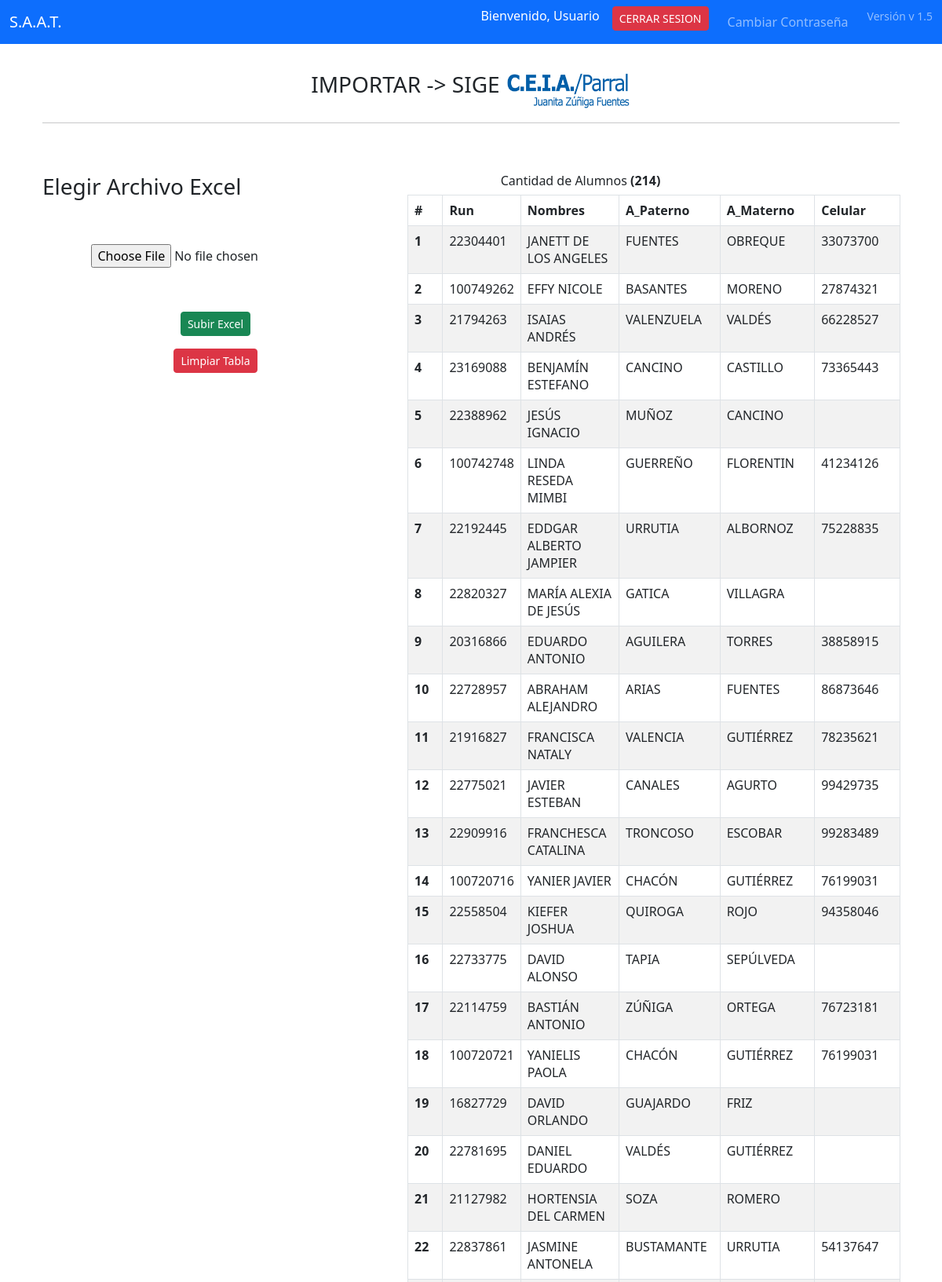
Page /pages/mantenedor/importa_sige.php (upper part) on the committed database.
### tables this page shows
CREATE TABLE IF NOT EXISTS `alum` (
  `idalum` int NOT NULL AUTO_INCREMENT,
  `run` int NOT NULL,
  `digv` varchar(5) NOT NULL,
  `nombres` varchar(45) NOT NULL,
  `apaterno` varchar(45) NOT NULL,
  `amaterno` varchar(45) DEFAULT NULL,
  `fnac` date NOT NULL,
  `celular` varchar(45) DEFAULT NULL,
  `telefono` varchar(45) DEFAULT NULL,
  `email` varchar(60) DEFAULT NULL,
  `direcc` varchar(60) NOT NULL,
  `comuna` varchar(45) NOT NULL,
  `codcomuna` varchar(45) DEFAULT NULL,
  `genero` varchar(1) DEFAULT NULL,
  `fincorpora` date NOT NULL,
  `fretiro` date DEFAULT NULL,
  `codetnia` int DEFAULT NULL,
  `rbd` int DEFAULT NULL,
  `anio` year DEFAULT NULL,
  `n_lista` int DEFAULT NULL,
  `codtipoense` int DEFAULT NULL,
  `codgrado` int DEFAULT NULL,
  `descgrado` varchar(300) DEFAULT NULL,
  `letracurso` varchar(1) DEFAULT NULL,
  `foto` varchar(60) DEFAULT NULL,
  `sectorestudiante` varchar(45) NOT NULL,
  `asistencia` int DEFAULT NULL,
  `promedio` decimal(7,1) DEFAULT NULL,
  `estado_civil` varchar(45) DEFAULT NULL,
  `nivelciclo` varchar(60) DEFAULT NULL,
  `tipoensenanza` varchar(50) DEFAULT NULL,
  `georreferencia` varchar(45) DEFAULT NULL,
  `especialidad` varchar(45) DEFAULT NULL,
  `nacionalidad` varchar(45) DEFAULT NULL,
  `matricula` int DEFAULT NULL,
  `trabaja` varchar(45) DEFAULT NULL,
  PRIMARY KEY (`idalum`,`run`),
  UNIQUE KEY `run_UNIQUE` (`run`)
);

### pages/mantenedor/importa_sige.php (the view, shortened to what this page needs)
<?php
include '../../includes/navbar.php';
include_once '../../includes/config.php';
?>
<!DOCTYPE html>
<html lang="es">
<head>
    <link href="https://cdn.jsdelivr.net/npm/bootstrap@5.3.0/dist/css/bootstrap.min.css" rel="stylesheet">
    <link rel="stylesheet" href="https://cdn.jsdelivr.net/npm/bootstrap-icons@1.10.5/font/bootstrap-icons.css">
    <link rel="stylesheet" href="http://code.jquery.com/ui/1.10.1/themes/base/jquery-ui.css" />
</head>
<body>
  <div class="container mt-4">
	<h3 class="page-header text-center">IMPORTAR -> SIGE   <IMG SRC="../../img/logo_ceia.png" width="160" height="60" ALIGN=top></h3>
<div class="container">
<hr>
<br><br>
 <div class="row">
    <div class="col-md-5">
      <form action="recibe_excel_validando.php" method="POST" enctype="multipart/form-data"/>
      <h3 span>Elegir Archivo Excel</span></label></h3>
      <br><br>
        <div class="file-input text-center">
            <input  type="file" name="dataAlumno" id="file-input" class="file-input__input"/>
                       </div>
      <div class="text-center mt-2">
      <br> </br>
          <input type="submit" name="subir" class="btn btn-success btn-sm" value="Subir Excel"/>
      </div>
      <div class="text-center mt-2">
        <form method="post" action="<?php echo htmlspecialchars($_SERVER['PHP_SELF']); ?>">
            <input type="submit" class="btn btn-danger btn-sm" name="limpiar_tabla" value="Limpiar Tabla" onclick="return confirm('¿Está seguro de que desea limpiar la tabla? Esta acción no se puede deshacer.');">
        </form>
        </div>
      </div>
    <div class="col-md-5">
  <?php
  $sqlAlumnos = ("SELECT * FROM alum ORDER BY idalum ASC");
  $queryData   = mysqli_query($conn, $sqlAlumnos);
  $total_alum = mysqli_num_rows($queryData);
  ?>
      <h6 class="text-center">
        Cantidad de Alumnos <strong>(<?php echo $total_alum; ?>)</strong>
      </h6>
        <table class="table table-bordered table-striped">
          <thead>
            <tr>
              <th>#</th>
               <th>Run</th>
              <th>Nombres</th>
              <th>A_Paterno</th>
              <th>A_Materno</th>
              <th>Celular</th>
            </tr>
          </thead>
          <tbody>
            <?php
            $i = 1;
            while ($data = mysqli_fetch_array($queryData)) { ?>
            <tr>
              <th scope="row"><?php echo $i++; ?></th>
              <td><?php echo $data['run']; ?></td>
              <td><?php echo $data['nombres']; ?></td>
              <td><?php echo $data['apaterno']; ?></td>
              <td><?php echo $data['amaterno']; ?></td>
              <td><?php echo $data['celular']; ?></td>
            </tr>
          <?php } ?>
          </tbody>
        </table>
    </div>
  </div>
</div>
</div>
</body>
</html>

### rows in the picture
alum: run "22304401", nombres "JANETT DE LOS ANGELES", apaterno "FUENTES", amaterno "OBREQUE", celular "33073700"
alum: run "100749262", nombres "EFFY NICOLE", apaterno "BASANTES", amaterno "MORENO", celular "27874321"
alum: run "21794263", nombres "ISAIAS ANDRÉS", apaterno "VALENZUELA", amaterno "VALDÉS", celular "66228527"
alum: run "23169088", nombres "BENJAMÍN ESTEFANO", apaterno "CANCINO", amaterno "CASTILLO", celular "73365443"
alum: run "22388962", nombres "JESÚS IGNACIO", apaterno "MUÑOZ", amaterno "CANCINO"
alum: run "100742748", nombres "LINDA RESEDA MIMBI", apaterno "GUERREÑO", amaterno "FLORENTIN", celular "41234126"
alum: run "22192445", nombres "EDDGAR ALBERTO JAMPIER", apaterno "URRUTIA", amaterno "ALBORNOZ", celular "75228835"
alum: run "22820327", nombres "MARÍA ALEXIA DE JESÚS", apaterno "GATICA", amaterno "VILLAGRA"
alum: run "20316866", nombres "EDUARDO ANTONIO", apaterno "AGUILERA", amaterno "TORRES", celular "38858915"
alum: run "22728957", nombres "ABRAHAM ALEJANDRO", apaterno "ARIAS", amaterno "FUENTES", celular "86873646"
alum: run "21916827", nombres "FRANCISCA NATALY", apaterno "VALENCIA", amaterno "GUTIÉRREZ", celular "78235621"
alum: run "22775021", nombres "JAVIER ESTEBAN", apaterno "CANALES", amaterno "AGURTO", celular "99429735"
alum: run "22909916", nombres "FRANCHESCA CATALINA", apaterno "TRONCOSO", amaterno "ESCOBAR", celular "99283489"
alum: run "100720716", nombres "YANIER JAVIER", apaterno "CHACÓN", amaterno "GUTIÉRREZ", celular "76199031"
alum: run "22558504", nombres "KIEFER JOSHUA", apaterno "QUIROGA", amaterno "ROJO", celular "94358046"
alum: run "22733775", nombres "DAVID ALONSO", apaterno "TAPIA", amaterno "SEPÚLVEDA"
alum: run "22114759", nombres "BASTIÁN ANTONIO", apaterno "ZÚÑIGA", amaterno "ORTEGA", celular "76723181"
alum: run "100720721", nombres "YANIELIS PAOLA", apaterno "CHACÓN", amaterno "GUTIÉRREZ", celular "76199031"
alum: run "16827729", nombres "DAVID ORLANDO", apaterno "GUAJARDO", amaterno "FRIZ"
alum: run "22781695", nombres "DANIEL EDUARDO", apaterno "VALDÉS", amaterno "GUTIÉRREZ"
alum: run "21127982", nombres "HORTENSIA DEL CARMEN", apaterno "SOZA", amaterno "ROMERO"
alum: run "22837861", nombres "JASMINE ANTONELA", apaterno "BUSTAMANTE", amaterno "URRUTIA", celular "54137647"

### other values in the picture
$username "Usuario"
$appVersion "v 1.5"
$total_alum "214"
